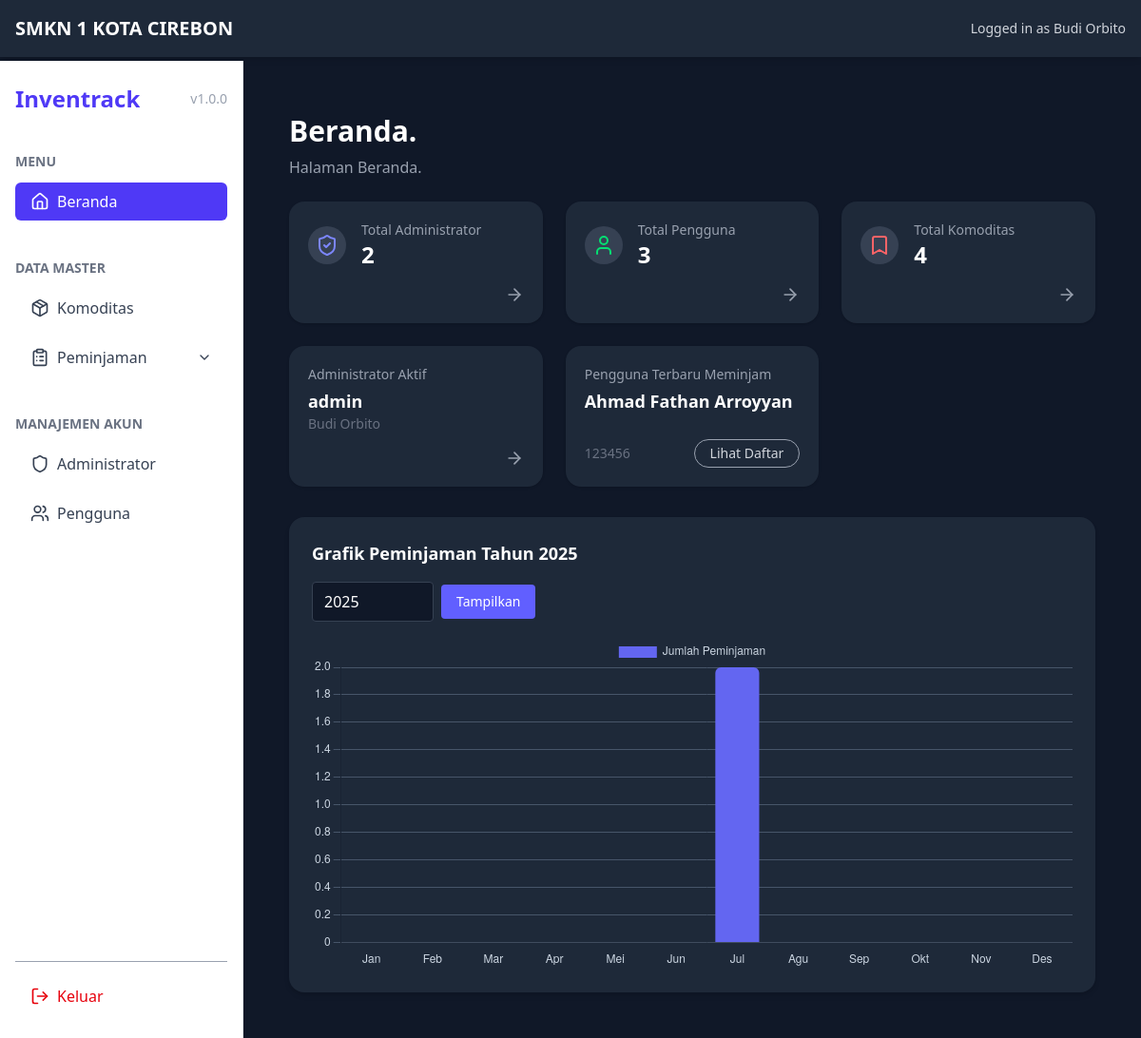
The page /pages/admin/dashboard.php (signed in) on the database its author committed.
### tables this page shows
CREATE TABLE `peminjaman` (
  `id_peminjaman` int(11) NOT NULL,
  `id_pengguna` int(11) NOT NULL,
  `tanggal_pinjam` date NOT NULL,
  `tanggal_kembali` date NOT NULL,
  `status` enum('dipinjam','dikembalikan','ditolak') NOT NULL,
  `catatan` text DEFAULT NULL,
  `created_at` timestamp NOT NULL DEFAULT current_timestamp(),
  `updated_at` timestamp NOT NULL DEFAULT current_timestamp() ON UPDATE current_timestamp()
);

CREATE TABLE `pengguna` (
  `id_pengguna` int(11) NOT NULL,
  `nama_pengguna` varchar(100) NOT NULL,
  `username` varchar(50) NOT NULL,
  `password` varchar(255) NOT NULL,
  `role` enum('siswa','guru','staff') NOT NULL,
  `kelas` varchar(10) DEFAULT NULL,
  `jurusan` varchar(50) DEFAULT NULL,
  `nip_nis` varchar(20) DEFAULT NULL,
  `created_at` timestamp NOT NULL DEFAULT current_timestamp(),
  `updated_at` timestamp NOT NULL DEFAULT current_timestamp() ON UPDATE current_timestamp()
);

### pages/admin/dashboard.php (the view, shortened to what this page needs)
<?php
require_once '../../config/functions.php';
$totalAdmin = mysqli_fetch_assoc(mysqli_query($connection, "SELECT COUNT(*) as total FROM admin"))['total'];
$totalPengguna = mysqli_fetch_assoc(mysqli_query($connection, "SELECT COUNT(*) as total FROM pengguna"))['total'];
$totalBarang = mysqli_fetch_assoc(mysqli_query($connection, "SELECT COUNT(*) as total FROM barang"))['total'];
$adminUsername = $_SESSION['username'] ?? '-';
$dataAdmin = mysqli_fetch_assoc(mysqli_query($connection, "SELECT * FROM admin WHERE username='$adminUsername'"));
$latestPeminjamQuery = "SELECT
                            p.*, pg.nama_pengguna, pg.username
                        FROM peminjaman p
                        JOIN pengguna pg ON p.id_pengguna = pg.id_pengguna
                            ORDER BY p.created_at DESC
                        LIMIT 1";
$latestPeminjam = mysqli_fetch_assoc(mysqli_query($connection, $latestPeminjamQuery));
$selectedYear = isset($_GET['tahun']) ? (int)$_GET['tahun'] : date('Y');
$query = "SELECT MONTH(tanggal_pinjam) AS bulan, COUNT(*) AS total
          FROM peminjaman
          WHERE YEAR(tanggal_pinjam) = $selectedYear
          GROUP BY bulan
          ORDER BY bulan";
$result = mysqli_query($connection, $query);
$chartData = array_fill(1, 12, 0);
while ($row = mysqli_fetch_assoc($result)) {
    $chartData[(int)$row['bulan']] = (int)$row['total'];
}
include '../../includes/header.php';
include '../../includes/sidebar.php';
?>
<div class="md:ml-64 min-h-screen bg-gray-900 text-white p-6 pt-24">
    <main class="flex-1 p-6">
        <h1 class="text-3xl font-bold mb-2">Beranda.</h1>
        <p class="text-gray-400 mb-6">Halaman Beranda.</p>
        <div class="grid grid-cols-1 sm:grid-cols-2 lg:grid-cols-3 xl:grid-cols-5 gap-6 mb-8">
            <div class="bg-gray-800 rounded-2xl p-5 shadow flex flex-col justify-between">
                <div class="flex items-center space-x-4">
                    <div class="bg-gray-700 p-2 rounded-full">
                        <i data-lucide="shield-check" class="text-indigo-400 w-6 h-6"></i>
                    </div>
                    <div>
                        <p class="text-sm text-gray-400">Total Administrator</p>
                        <h2 class="text-2xl font-bold text-white"><?= $totalAdmin ?></h2>
                    </div>
                </div>
                <div class="flex justify-end mt-4">
                    <a href="#" title="Lihat detail" class="text-gray-400 hover:text-white transition">
                        <i data-lucide="arrow-right" class="w-5 h-5"></i>
                    </a>
                </div>
            </div>
            <div class="bg-gray-800 rounded-2xl p-5 shadow flex flex-col justify-between">
                <div class="flex items-center space-x-4">
                    <div class="bg-gray-700 p-2 rounded-full">
                        <i data-lucide="user" class="text-green-400 w-6 h-6"></i>
                    </div>
                    <div>
                        <p class="text-sm text-gray-400">Total Pengguna</p>
                        <h2 class="text-2xl font-bold text-white"><?= $totalPengguna ?></h2>
                    </div>
                </div>
                <div class="flex justify-end mt-4">
                    <a href="#" title="Lihat detail" class="text-gray-400 hover:text-white transition">
                        <i data-lucide="arrow-right" class="w-5 h-5"></i>
                    </a>
                </div>
            </div>
            <div class="bg-gray-800 rounded-2xl p-5 shadow flex flex-col justify-between">
                <div class="flex items-center space-x-4">
                    <div class="bg-gray-700 p-2 rounded-full">
                        <i data-lucide="bookmark" class="text-red-400 w-6 h-6"></i>
                    </div>
                    <div>
                        <p class="text-sm text-gray-400">Total Komoditas</p>
                        <h2 class="text-2xl font-bold text-white"><?= $totalBarang ?></h2>
                    </div>
                </div>
                <div class="flex justify-end mt-4">
                    <a href="#" title="Lihat detail" class="text-gray-400 hover:text-white transition">
                        <i data-lucide="arrow-right" class="w-5 h-5"></i>
                    </a>
                </div>
            </div>
            <div class="bg-gray-800 rounded-2xl p-5 shadow flex flex-col justify-between text-white">
                <div>
                    <p class="text-sm text-gray-400 mb-1">Administrator Aktif</p>
                    <p class="text-lg font-semibold"><?= $dataAdmin['username'] ?? '-' ?></p>
                    <p class="text-sm text-gray-500"><?= $dataAdmin['nama_admin'] ?? '-' ?></p>
                </div>
                <div class="flex justify-end mt-4">
                    <a href="#" title="Lihat detail" class="text-gray-400 hover:text-white transition">
                        <i data-lucide="arrow-right" class="w-5 h-5"></i>
                    </a>
                </div>
            </div>
            <div class="bg-gray-800 rounded-2xl p-5 shadow flex flex-col justify-between text-white">
                <div>
                    <p class="text-sm text-gray-400 mb-1">Pengguna Terbaru Meminjam</p>
                    <p class="text-lg font-semibold"><?= $latestPeminjam['nama_pengguna'] ?? '-' ?></p>
                </div>
                <div class="flex justify-between items-center mt-4">
                    <a href="#" title="Lihat detail" class="text-gray-400 hover:text-white transition">
                        <p class="text-sm text-gray-500"><?= $latestPeminjam['username'] ?? '-' ?></p>
                    </a>
                    <a href="#" class="text-sm px-4 py-1 border border-gray-400 text-gray-300 rounded-full hover:bg-white hover:text-gray-900 transition">
                        Lihat Daftar
                    </a>
                </div>
            </div>
        </div>
        <div class="bg-gray-800 p-6 rounded-2xl shadow-md mt-6">
            <h3 class="text-lg font-semibold mb-4">Grafik Peminjaman Tahun <?= $selectedYear ?></h3>
            <form method="GET" class="mb-4 flex items-center gap-2">
                <input type="number" name="tahun" value="<?= $selectedYear ?>" class="bg-gray-900 border border-gray-700 text-white px-3 py-2 rounded w-32" placeholder="Tahun" />
                <button type="submit" class="bg-indigo-500 hover:bg-indigo-600 px-4 py-2 rounded text-sm">Tampilkan</button>
            </form>
            <canvas style="height: 350px;" id="peminjamanChart" class="w-full h-full"></canvas>
        </div>
    </main>
</div>
<script>
    const ctx = document.getElementById('peminjamanChart').getContext('2d');
    const chart = new Chart(ctx, {
        type: 'bar',
        data: {
            labels: ['Jan', 'Feb', 'Mar', 'Apr', 'Mei', 'Jun', 'Jul', 'Agu', 'Sep', 'Okt', 'Nov', 'Des'],
            datasets: [{
                label: 'Jumlah Peminjaman',
                data: <?= json_encode(array_values($chartData)) ?>,
                backgroundColor: '#6366f1',
                borderRadius: 6,
            }]
        },
        options: {
            scales: {
                y: {
                    beginAtZero: true,
                    ticks: {
                        color: '#cbd5e1'
                    },
                    grid: {
                        color: '#475569'
                    }
                },
                x: {
                    ticks: {
                        color: '#cbd5e1'
                    },
                    grid: {
                        display: false
                    }
                }
            },
            plugins: {
                legend: {
                    labels: {
                        color: '#cbd5e1'
                    }
                }
            }
        }
    });
</script>
<?php include '../../includes/footer.php'; ?>

### rows shown on the page
peminjaman: id_pengguna.nama_pengguna "Ahmad Fathan Arroyyan", id_pengguna.username "123456"

### other values the page prints
$_SESSION['nama_admin'] "Budi Orbito"
$totalAdmin "2"
$totalPengguna "3"
$totalBarang "4"
$dataAdmin['username'] "admin"
$dataAdmin['nama_admin'] "Budi Orbito"
$selectedYear "2025"
chart data {{ json_encode(array_values($chartData)) }} [0,0,0,0,0,0,2,0,0,0,0,0]
